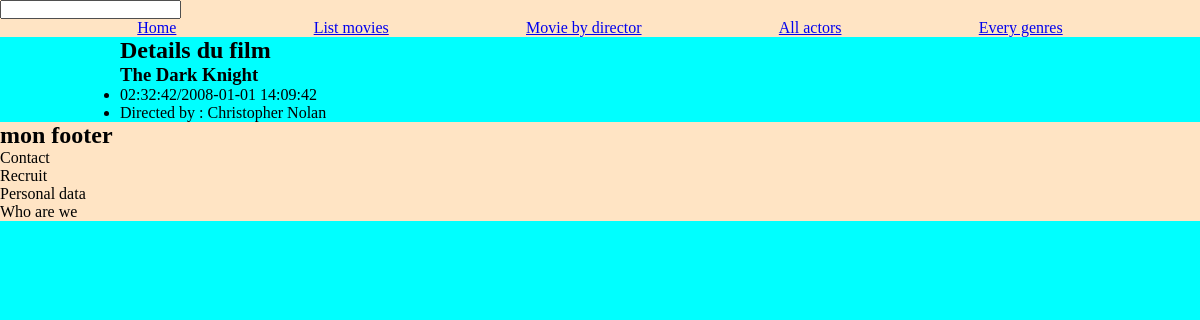
/index.php?action=detailsFilm&id=3, run on the app's committed database.
### tables this page shows
CREATE TABLE IF NOT EXISTS `film` (
  `id_film` int NOT NULL AUTO_INCREMENT,
  `titre` varchar(255) NOT NULL,
  `dateDeSortie` datetime NOT NULL,
  `duree` time NOT NULL,
  `realisateur_id` int NOT NULL,
  `affiche` varchar(255) DEFAULT 'indisponible.jpg',
  PRIMARY KEY (`id_film`),
  KEY `FK__realisateur` (`realisateur_id`),
  CONSTRAINT `FK__realisateur` FOREIGN KEY (`realisateur_id`) REFERENCES `realisateur` (`id_realisateur`)
);

### controller/MovieController.php (called while the page is built, shortened)
<?php
require_once "./bdd/DAO.php";
class MovieController {
    public function infosFilm($GET_id) {
        $dao = new DAO();
        $sql =
        "SELECT f.titre, f.duree, f.dateDeSortie, CONCAT(r.prenom, ' ', r.nom) AS full_name
        FROM casting c
        INNER JOIN acteur a ON c.acteur_id = a.id_acteur
        INNER JOIN role ro ON c.role_id = ro.id_role
        INNER JOIN film f  ON c.film_id = f.id_film
        INNER JOIN realisateur r ON f.realisateur_id = r.id_realisateur
        WHERE f.id_film = $GET_id
        GROUP BY f.id_film";
        $detailsFilm = $dao->executerRequete($sql);
        require "./view/movie/detailsFilm.php";
    }
}
?>

### bdd/DAO.php (called while the page is built, shortened)
<?php
class DAO{
    private $bdd;
    public function __construct(){
        $this->bdd = new \PDO('mysql:host=localhost;dbname=cinema;charset=utf8', 'root', '');
    }
    public function executerRequete($sql, $params = NULL){
        if ($params == NULL){
            $resultat = $this->bdd->query($sql);
        }else{
            $resultat = $this->bdd->prepare($sql);
            $resultat->execute($params);
        }
        return $resultat;
    }
}

### view/movie/detailsFilm.php (the view, shortened to what this page needs)
<h2>Details du film</h2>
<?php
while ($film = $detailsFilm->fetch()) {
    echo "<div>",
            "<h3>".$film["titre"]."</h3>",
            "<ul>",
                "<li>".$film["duree"]."/".$film["dateDeSortie"]."</li>",
                "<li>Directed by : ".$film["full_name"]."</li>",
            "</ul>",
        "</div>";
?>
<?php
}
?>
<?php
require "./view/layout.php";
?>

### public/css/style.css (style rules this page uses)
* { margin: 0; padding: 0; box-sizing: border-box; }
body { background-color: aqua; }

### data on the page
film: titre "The Dark Knight", duree "02:32:42", dateDeSortie "2008-01-01 14:09:42", full_name "Christopher Nolan"
